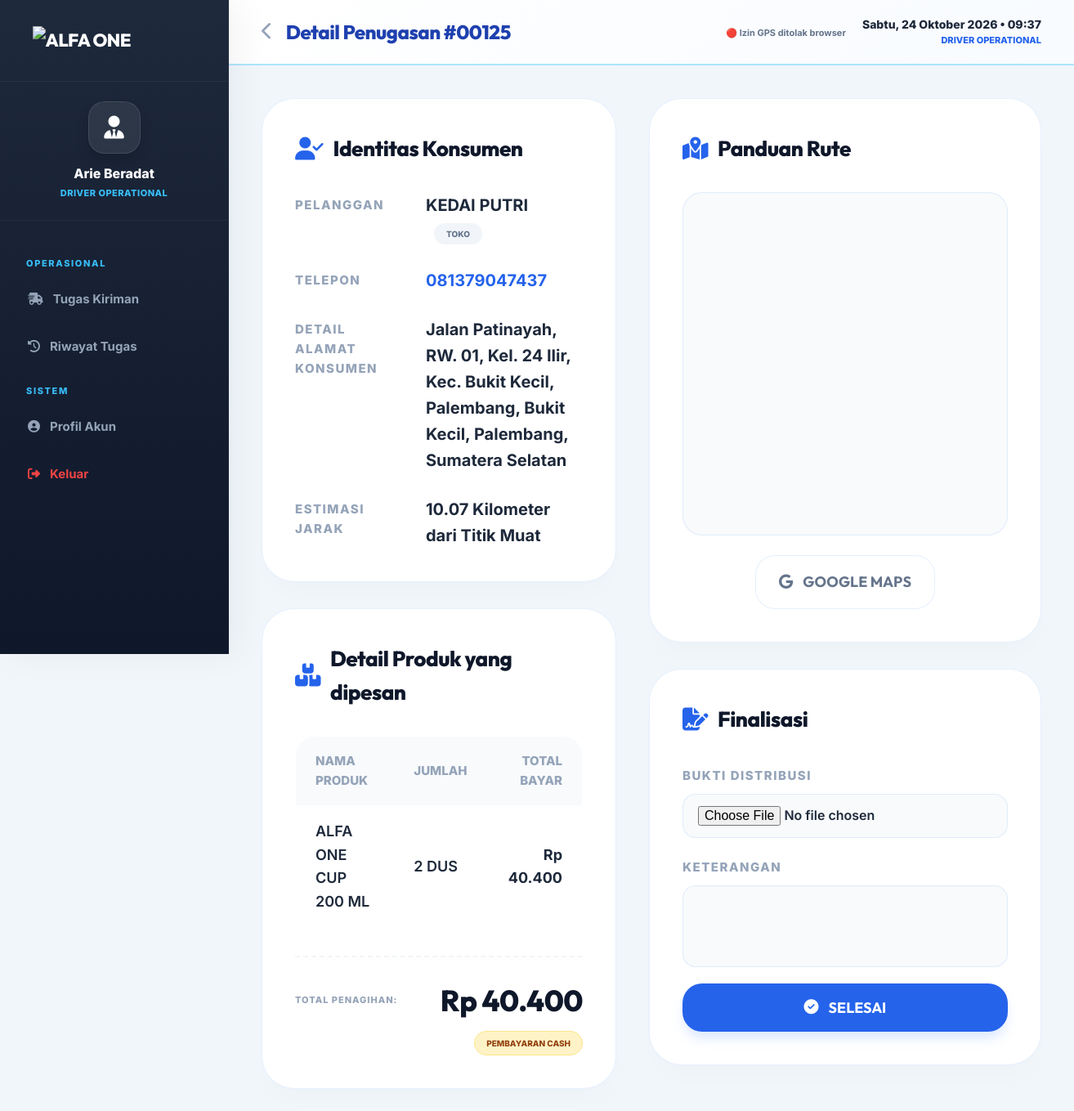
Screenshot of /sopir/detail.php?id=125 (signed in) with the database file from the repository.
### tables this page shows
CREATE TABLE `users` (
  `id` int(11) NOT NULL,
  `nama` varchar(50) NOT NULL,
  `email` varchar(50) NOT NULL,
  `password` varchar(100) NOT NULL,
  `telepon` varchar(20) DEFAULT NULL,
  `no_wa` varchar(20) DEFAULT NULL,
  `role` enum('konsumen','admin_barang','admin_penjualan','sopir','super_admin') NOT NULL DEFAULT 'konsumen',
  `max_dus` int(11) DEFAULT 0,
  `max_galon` int(11) DEFAULT 0,
  `rute_asal` varchar(100) DEFAULT NULL,
  `rute_tujuan` varchar(100) DEFAULT NULL,
  `role_customer` enum('toko','umum') DEFAULT NULL,
  `alamat` text DEFAULT NULL,
  `foto` varchar(255) DEFAULT NULL,
  `latitude` decimal(10,8) DEFAULT NULL,
  `longitude` decimal(11,8) DEFAULT NULL,
  `kartu_member` varchar(255) DEFAULT NULL,
  `surat_usaha` varchar(255) DEFAULT NULL,
  `halaman_depan_toko` varchar(255) DEFAULT NULL,
  `status_verifikasi` enum('pending','verified','rejected') DEFAULT 'verified',
  `created_at` timestamp NOT NULL DEFAULT current_timestamp()
);

CREATE TABLE `pesanan` (
  `id` int(11) NOT NULL,
  `user_id` int(11) NOT NULL,
  `total` decimal(12,2) NOT NULL DEFAULT 0.00,
  `metode_bayar` enum('cash','transfer') NOT NULL DEFAULT 'cash',
  `bukti_transfer` varchar(255) DEFAULT NULL,
  `status` enum('menunggu','diproses','siap_dikirim','dikirim','selesai') NOT NULL DEFAULT 'menunggu',
  `rating` tinyint(4) DEFAULT NULL,
  `sopir_id` int(11) DEFAULT NULL,
  `catatan` text DEFAULT NULL,
  `jam_pengantaran` varchar(30) DEFAULT NULL,
  `alamat_pengiriman` text DEFAULT NULL,
  `latitude_pengiriman` decimal(10,8) DEFAULT NULL,
  `longitude_pengiriman` decimal(11,8) DEFAULT NULL,
  `bukti_pengiriman` varchar(255) DEFAULT NULL,
  `catatan_pengiriman` text DEFAULT NULL,
  `created_at` timestamp NOT NULL DEFAULT current_timestamp(),
  `updated_at` timestamp NOT NULL DEFAULT current_timestamp() ON UPDATE current_timestamp()
);

CREATE TABLE `transaksi_pesanan` (
  `id` int(11) NOT NULL,
  `pesanan_id` int(11) NOT NULL,
  `produk_id` int(11) NOT NULL,
  `jumlah` int(11) NOT NULL DEFAULT 1,
  `harga_satuan` decimal(12,2) NOT NULL DEFAULT 0.00,
  `subtotal` decimal(12,2) NOT NULL DEFAULT 0.00
);

CREATE TABLE `produk` (
  `id` int(11) NOT NULL,
  `nama` varchar(50) NOT NULL,
  `deskripsi` text DEFAULT NULL,
  `harga_toko` decimal(12,2) NOT NULL DEFAULT 0.00,
  `harga_umum` decimal(12,2) NOT NULL DEFAULT 0.00,
  `stok` int(11) NOT NULL DEFAULT 0,
  `satuan` varchar(50) DEFAULT 'pcs',
  `foto` varchar(255) DEFAULT NULL,
  `foto2` varchar(255) DEFAULT NULL,
  `foto3` varchar(255) DEFAULT NULL,
  `created_at` timestamp NOT NULL DEFAULT current_timestamp()
);

### config/auth.php (called while the page is built, shortened)
<?php
require_once __DIR__ . '/database.php';
function getCurrentUser($pdo) {
    $stmt = $pdo->prepare("SELECT * FROM users WHERE id = ?");
    $stmt->execute([getUserId()]);
    return $stmt->fetch();
}

### config/database.php (called while the page is built, shortened)
<?php
function isLoggedIn() {
    return isset($_SESSION['user_id']);
}
function getUserId() {
    return $_SESSION['user_id'] ?? 0;
}
function formatRupiah($angka) {
    return 'Rp ' . number_format($angka, 0, ',', '.');
}
function formatTanggalIndo($tanggal, $showTime = true) {
    $hari = ['Minggu', 'Senin', 'Selasa', 'Rabu', 'Kamis', 'Jumat', 'Sabtu'];
    $bulan = ['', 'Januari', 'Februari', 'Maret', 'April', 'Mei', 'Juni', 'Juli', 'Agustus', 'September', 'Oktober', 'November', 'Desember'];
    $time = strtotime($tanggal);
    $h = $hari[date('w', $time)];
    $d = date('j', $time);
    $m = $bulan[date('n', $time)];
    $y = date('Y', $time);
    $i = date('H:i', $time);
    $dateStr = "$h, $d $m $y";
    return $showTime ? "$dateStr • $i" : $dateStr;
}
function haversine($lat1, $lng1, $lat2, $lng2) {
    $earthRadius = 6371;
    $dLat = deg2rad($lat2 - $lat1);
    $dLng = deg2rad($lng2 - $lng1);
    $a = sin($dLat/2) * sin($dLat/2) + cos(deg2rad($lat1)) * cos(deg2rad($lat2)) * sin($dLng/2) * sin($dLng/2);
    $c = 2 * atan2(sqrt($a), sqrt(1-$a));
    return round($earthRadius * $c, 2);
}

### sopir/detail.php (the view, shortened to what this page needs)
<?php
require_once __DIR__ . '/../config/auth.php';
$user = getCurrentUser($pdo);
$pesananId = (int)($_GET['id'] ?? 0);
$stmt = $pdo->prepare("SELECT p.*, u.nama as konsumen_nama, u.telepon, u.role_customer,
    COALESCE(p.alamat_pengiriman, u.alamat) as alamat,
    COALESCE(p.latitude_pengiriman, u.latitude) as latitude,
    COALESCE(p.longitude_pengiriman, u.longitude) as longitude
    FROM pesanan p JOIN users u ON p.user_id = u.id WHERE p.id = ? AND p.sopir_id = ?");
$stmt->execute([$pesananId, getUserId()]);
$pesanan = $stmt->fetch();
$stmtD = $pdo->prepare("SELECT pd.*, pr.nama as produk_nama, pr.satuan FROM transaksi_pesanan pd JOIN produk pr ON pd.produk_id = pr.id WHERE pd.pesanan_id = ?");
$stmtD->execute([$pesananId]);
$details = $stmtD->fetchAll();
$jarak = 0;
if ((float)$pesanan['latitude'] != 0 && (float)$pesanan['longitude'] != 0) {
    $jarak = haversine(GUDANG_LAT, GUDANG_LNG, $pesanan['latitude'], $pesanan['longitude']);
}
$jarak_valid = ($jarak > 0 && $jarak < 1000);
?>
<!DOCTYPE html>
<html lang="id">
<head>
    <link rel="stylesheet" href="https://cdnjs.cloudflare.com/ajax/libs/font-awesome/6.5.0/css/all.min.css">
</head>
<body>
<div class="layout">
    <aside class="sidebar" id="sidebar">
        <div class="sidebar-logo" style="justify-content: center;"><img src="../assets/css/logoo.png" alt="ALFA ONE" style="width: 200px; height: auto; object-fit: contain;"></div>
        <div class="sidebar-profile">
            <div class="sidebar-avatar">
                <?php if (!empty($user['foto'])): ?>
                    <img src="<?= getUploadUrl($user['foto']) ?>" alt="Avatar">
                <?php else: ?>
                    <i class="fas fa-user-tie"></i>
                <?php endif; ?>
            </div>
            <div class="sidebar-user-info">
                <div class="sidebar-user-name"><?= htmlspecialchars($user['nama']) ?></div>
                <div class="sidebar-user-role">Driver Operational</div>
            </div>
        </div>
        <nav class="sidebar-nav">
            <div class="nav-label">Operasional</div>
            <a href="dashboard.php" class="nav-item <?= basename($_SERVER['PHP_SELF']) == 'dashboard.php' ? 'active' : '' ?>"><i class="fas fa-truck-fast nav-icon"></i> Tugas Kiriman</a>
            <a href="riwayat.php" class="nav-item <?= basename($_SERVER['PHP_SELF']) == 'riwayat.php' ? 'active' : '' ?>"><i class="fas fa-history nav-icon"></i> Riwayat Tugas</a>
            <div class="nav-label">Sistem</div>
            <a href="profil.php" class="nav-item <?= basename($_SERVER['PHP_SELF']) == 'profil.php' ? 'active' : '' ?>"><i class="fas fa-user-circle nav-icon"></i> Profil Akun</a>
            <a href="../logout.php" class="nav-item" style="color: #ef4444;"><i class="fas fa-sign-out-alt nav-icon"></i> Keluar</a>
        </nav>
    </aside>
    <main class="main">
        <header class="topbar">
            <div class="topbar-title">
                <a href="dashboard.php" class="btn-back"><i class="fas fa-chevron-left"></i></a>
                <h2>Detail Penugasan #<?= str_pad($pesananId, 5, '0', STR_PAD_LEFT) ?></h2>
            </div>
            <div class="topbar-info" style="display: flex; align-items: center; gap: 20px;">
                <div id="gpsStatus"></div>
                <div style="text-align: right;">
                    <div style="font-weight: 800; font-size: 14px;"><?= formatTanggalIndo(date('Y-m-d H:i:s')) ?></div>
                    <div style="font-size: 11px; color: #2563eb; font-weight: 800; text-transform: uppercase;">Driver Operational</div>
                </div>
            </div>
        </header>
        <div class="content">
            <div class="left-col">
                <div class="card">
                    <div class="card-title"><i class="fas fa-user-check"></i> Identitas Konsumen </div>
                    <div class="info-list">
                        <div class="info-item">
                            <span class="info-label">Pelanggan</span>
                            <div class="info-val"><?= htmlspecialchars($pesanan['konsumen_nama']) ?> <span class="badge" style="background:#f1f5f9; color:#64748b; margin-left:10px;"><?= strtoupper($pesanan['role_customer']) ?></span></div>
                        </div>
                        <div class="info-item">
                            <span class="info-label">Telepon</span>
                            <div class="info-val" style="color: #2563eb;"><?= htmlspecialchars($pesanan['telepon']) ?></div>
                        </div>
                        <div class="info-item">
                            <span class="info-label">Detail Alamat Konsumen</span>
                            <div class="info-val"><?= htmlspecialchars($pesanan['alamat']) ?></div>
                        </div>
                        <?php if ($jarak_valid): ?>
                        <div class="info-item">
                            <span class="info-label">Estimasi Jarak</span>
                            <div class="info-val"><?= $jarak ?> Kilometer dari Titik Muat</div>
                        </div>
                        <?php endif; ?>
                    </div>
                </div>
                <div class="card">
                    <div class="card-title"><i class="fas fa-boxes-stacked"></i> Detail Produk yang dipesan </div>
                    <table class="order-table">
                        <thead><tr><th>NAMA PRODUK</th><th>JUMLAH</th><th style="text-align: right;">TOTAL BAYAR</th></tr></thead>
                        <tbody>
                            <?php foreach ($details as $d): ?>
                            <tr>
                                <td><?= htmlspecialchars($d['produk_nama']) ?></td>
                                <td><?= $d['jumlah'] ?> <?= strtoupper($d['satuan']) ?></td>
                                <td style="text-align: right; font-weight: 700;"><?= formatRupiah($d['subtotal']) ?></td>
                            </tr>
                            <?php endforeach; ?>
                        </tbody>
                    </table>
                    <div class="price-row">
                        <div style="font-size: 11px; font-weight: 800; color: #94a3b8; letter-spacing: 1px;">TOTAL PENAGIHAN:</div>
                        <div class="price-total"><?= formatRupiah($pesanan['total']) ?></div>
                    </div>
                    <div style="display: flex; justify-content: flex-end; margin-top: 8px;">
                        <span class="badge badge-<?= $pesanan['metode_bayar'] ?>">PEMBAYARAN <?= strtoupper($pesanan['metode_bayar']) ?></span>
                    </div>
                </div>
            </div>
            <div class="right-col">
                <div class="card">
                    <div class="card-title"><i class="fas fa-map-location-dot"></i> Panduan Rute</div>
                    <div class="map-container">
                        <?php if ($jarak_valid): ?>
                            <div id="delivery-map"></div>
                        <?php endif; ?>
                    </div>
                    <?php if ($jarak_valid): ?>
                       <div style="display: flex; justify-content: center;">
                            <a href="https://www.google.com/maps?q=<?= $pesanan['latitude'] ?>,<?= $pesanan['longitude'] ?>"
                            target="_blank"
                            class="btn btn-outline"
                            style="width: auto;">
                            <i class="fab fa-google"></i> GOOGLE MAPS
                            </a>
                        </div>
                    <?php endif; ?>
                </div>
                <div class="card">
                    <div class="card-title"><i class="fas fa-file-signature"></i> Finalisasi</div>
                    <?php if ($pesanan['status'] === 'dikirim'): ?>
                        <form method="POST" enctype="multipart/form-data" class="action-form">
                            <div class="field-group"><label class="info-label">Bukti Distribusi</label><input type="file" name="bukti_pengiriman" class="input" required></div>
                            <div class="field-group"><label class="info-label">Keterangan</label><textarea name="catatan_pengiriman" class="input" style="height: 100px; resize: none;"></textarea></div>
                            <button type="submit" class="btn btn-primary"><i class="fas fa-circle-check"></i> SELESAI</button>
                        </form>
                    <?php else: ?>
                        <div style="text-align: center; padding: 24px; background: #f0fdf4; border-radius: 24px;">TUGAS SELESAI</div>
                    <?php endif; ?>
                </div>
            </div>
        </div>
    </main>
</div>
</body>
</html>

### rows the page displays
users: nama "Arie Beradat"
pesanan: user.nama "KEDAI PUTRI", user.role_customer "TOKO", user.telepon "081379047437", total "Rp 40.400", metode_bayar "CASH"
transaksi_pesanan: produk.nama "ALFA ONE CUP 200 ML", jumlah "2", produk.satuan "DUS", subtotal "Rp 40.400"

### other values shown
str_pad($pesananId, 5, '0', STR_PAD_LEFT) "00125"
$pesanan['alamat'] "Jalan Patinayah, RW. 01, Kel. 24 Ilir, Kec. Bukit Kecil, Palembang, Bukit Kecil, Palembang, Sumatera Selatan"
$jarak "10.07"
